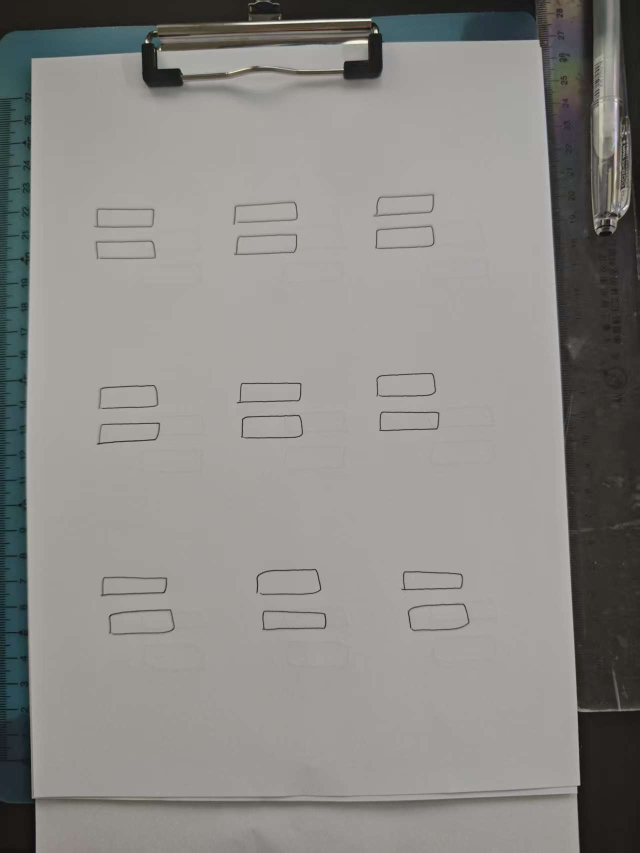
#> input picture docs/diagnostics/V49_BASEONLY_DIRECTION_PHOTO_20260725.jpg, 1279 x 1706 px (shown at 1/2 size); its folder holds 7 pictures in this run
$ python analyze_v49_baseonly_direction_photo.py
#> lines starting #> are read from the running program, lines starting #| are printed output that depends on the picture; after the words box and inside, x2 and y2 are one past the last pixel; in counts of white or black regions, pixels touching at a corner belong together
### tools/analyze_v47_3x3_rect_photo.py
#!/usr/bin/env python3
"""Measure the nine V47 rectangles from one perspective photo."""

from __future__ import annotations

import json
import math
from pathlib import Path

import cv2
import numpy as np


ROOT = Path(__file__).resolve().parents[1]
PHOTO = ROOT / "docs" / "diagnostics" / "V47_3X3_RECT_PHOTO_20260725.jpg"
OUTPUT_JSON = (
    ROOT / "docs" / "diagnostics" / "V47_3X3_RECT_PHOTO_ANALYSIS.json"
)
OUTPUT_RECTIFIED = (
    ROOT / "docs" / "diagnostics" / "V47_3X3_RECT_RECTIFIED.png"
)
OUTPUT_ANNOTATED = (
    ROOT / "docs" / "diagnostics" / "V47_3X3_RECT_ANALYZED.png"
)

PX_PER_MM = 5.0
WARP_WIDTH = round(210.0 * PX_PER_MM)
WARP_HEIGHT = round(297.0 * PX_PER_MM)

# The transparent ruler hides most of the right paper edge.  These four
# endpoints are the visible A4 boundary intersections in this photo.
PHOTO_PAGE_CORNERS = np.float32(
    [
        [105.0, 166.0],
        [1052.0, 166.0],
        [1024.0, 1564.0],
        [81.0, 1564.0],
    ]
)
WARP_PAGE_CORNERS = np.float32(
    [
        [0.0, 0.0],
        [WARP_WIDTH - 1.0, 0.0],
        [WARP_WIDTH - 1.0, WARP_HEIGHT - 1.0],
        [0.0, WARP_HEIGHT - 1.0],
    ]
)

COLUMNS = (("LEFT", 50.0), ("CENTER", 105.0), ("RIGHT", 160.0))
ROWS = (("TOP", 205.0), ("MIDDLE", 130.0), ("BOTTOM", 55.0))
RECT_WIDTH_MM = 30.0
RECT_HEIGHT_MM = 20.0


def expected_pixel(point_mm: tuple[float, float]) -> tuple[float, float]:
    return point_mm[0] * PX_PER_MM, (297.0 - point_mm[1]) * PX_PER_MM


def robust_polyfit(
    independent: np.ndarray,
    dependent: np.ndarray,
) -> tuple[np.ndarray, np.ndarray]:
    keep = np.ones(len(independent), dtype=bool)
    for _ in range(4):
        coefficients = np.polyfit(independent[keep], dependent[keep], 1)
        residual = dependent - np.polyval(coefficients, independent)
        center = np.median(residual[keep])
        deviation = np.median(np.abs(residual[keep] - center))
        limit = max(2.0, 3.5 * 1.4826 * deviation)
        keep = np.abs(residual - center) <= limit
    return coefficients, keep


def make_ink_mask(gray: np.ndarray) -> np.ndarray:
    """Find thin pen strokes while rejecting slow paper/lighting gradients."""
    background = cv2.GaussianBlur(gray, (0, 0), 11.0)
    contrast = background.astype(np.int16) - gray.astype(np.int16)
    return np.logical_and(contrast >= 5, gray <= 205)


def strongest_projection_peak(
    projection: np.ndarray,
    start: int,
    stop: int,
) -> float:
    values = projection[start:stop]
    if len(values) == 0:
        raise AssertionError("empty projection search range")
    peak = start + int(np.argmax(values))
    lo = max(start, peak - 2)
    hi = min(stop, peak + 3)
    weights = projection[lo:hi].astype(np.float64)
    if float(np.sum(weights)) <= 0.0:
        raise AssertionError("no ink in projection search range")
    coordinates = np.arange(lo, hi, dtype=np.float64)
    return float(np.sum(coordinates * weights) / np.sum(weights))


# [35 lines left out: function locate_rectangle, not called in this run]


def trace_horizontal(
    ink: np.ndarray,
    left_x: float,
    right_x: float,
    expected_y: float,
) -> np.ndarray:
    # Trim corners so the vertical strokes cannot be selected.  This also
    # excludes the bottom-row travel/connection line outside each rectangle.
    x0 = round(left_x + 8.0)
    x1 = round(right_x - 8.0)
    band = 14
    y0 = max(0, round(expected_y - band))
    y1 = min(ink.shape[0], round(expected_y + band + 1))
    local = ink[y0:y1, x0 : x1 + 1]
    points = []
    for column, x in enumerate(range(x0, x1 + 1)):
        values = local[:, column]
        candidates = np.flatnonzero(values)
        if len(candidates) == 0:
            continue
        y_candidates = y0 + candidates
        closest = int(
            y_candidates[np.argmin(np.abs(y_candidates - expected_y))]
        )
        points.append((float(x), float(closest)))
    result = np.asarray(points, dtype=np.float64)
    if len(result) < 50:
        raise AssertionError(
            "not enough horizontal edge pixels "
            f"left_x={left_x:.1f} right_x={right_x:.1f} "
            f"expected_y={expected_y:.1f} count={len(result)}"
        )
    _, keep = robust_polyfit(result[:, 0], result[:, 1])
    return result[keep]


def trace_vertical(
    ink: np.ndarray,
    expected_x: float,
    top_y: float,
    bottom_y: float,
    min_points: int = 35,
) -> np.ndarray:
    y0 = round(top_y + 8.0)
    y1 = round(bottom_y - 8.0)
    band = 14
    x0 = max(0, round(expected_x - band))
    x1 = min(ink.shape[1], round(expected_x + band + 1))
    local = ink[y0 : y1 + 1, x0:x1]
    points = []
    for row, y in enumerate(range(y0, y1 + 1)):
        values = local[row, :]
        candidates = np.flatnonzero(values)
        if len(candidates) == 0:
            continue
        x_candidates = x0 + candidates
        closest = int(
            x_candidates[np.argmin(np.abs(x_candidates - expected_x))]
        )
        points.append((float(closest), float(y)))
    result = np.asarray(points, dtype=np.float64)
    if len(result) < min_points:
        raise AssertionError(
            "not enough vertical edge pixels "
            f"expected_x={expected_x:.1f} top_y={top_y:.1f} "
            f"bottom_y={bottom_y:.1f} count={len(result)}"
        )
    _, keep = robust_polyfit(result[:, 1], result[:, 0])
    return result[keep]


# [4 lines left out: function transform_points, not called in this run]


def line_fit(
    points: np.ndarray,
    horizontal: bool,
) -> tuple[np.ndarray, float, float]:
    if horizontal:
        independent = points[:, 0]
        dependent = points[:, 1]
    else:
        independent = points[:, 1]
        dependent = points[:, 0]
    coefficients, keep = robust_polyfit(independent, dependent)
    residual = dependent[keep] - np.polyval(
        coefficients, independent[keep]
    )
    return (
        coefficients,
        float(np.percentile(np.abs(residual), 95.0) / PX_PER_MM),
        float(np.max(np.abs(residual)) / PX_PER_MM),
    )


def intersection(
    horizontal: np.ndarray,
    vertical: np.ndarray,
) -> np.ndarray:
    # y = a*x + b; x = c*y + d
    a, b = horizontal
    c, d = vertical
    denominator = 1.0 - a * c
    y = (a * d + b) / denominator
    x = c * y + d
    return np.asarray((x, y), dtype=np.float64)


def measure_rectangle(
    traces: dict[str, np.ndarray],
) -> tuple[dict, dict[str, np.ndarray]]:
    top_fit, top_curve95, top_curve_max = line_fit(
        traces["top"], horizontal=True
    )
    bottom_fit, bottom_curve95, bottom_curve_max = line_fit(
        traces["bottom"], horizontal=True
    )
    left_fit, left_curve95, left_curve_max = line_fit(
        traces["left"], horizontal=False
    )
    right_fit, right_curve95, right_curve_max = line_fit(
        traces["right"], horizontal=False
    )
    corners = {
        "top_left": intersection(top_fit, left_fit),
        "top_right": intersection(top_fit, right_fit),
        "bottom_right": intersection(bottom_fit, right_fit),
        "bottom_left": intersection(bottom_fit, left_fit),
    }
    width_top = np.linalg.norm(corners["top_right"] - corners["top_left"])
    width_bottom = np.linalg.norm(
        corners["bottom_right"] - corners["bottom_left"]
    )
    height_left = np.linalg.norm(
        corners["bottom_left"] - corners["top_left"]
    )
    height_right = np.linalg.norm(
        corners["bottom_right"] - corners["top_right"]
    )
    horizontal_angle = math.degrees(
        math.atan((top_fit[0] + bottom_fit[0]) / 2.0)
    )
    vertical_angle = math.degrees(
        math.atan((left_fit[0] + right_fit[0]) / 2.0)
    )
    orthogonality_error = abs(horizontal_angle + vertical_angle)
    curve95 = {
        "top": top_curve95,
        "right": right_curve95,
        "bottom": bottom_curve95,
        "left": left_curve95,
    }
    curve_max = {
        "top": top_curve_max,
        "right": right_curve_max,
        "bottom": bottom_curve_max,
        "left": left_curve_max,
    }
    result = {
        "width_top_mm": float(width_top / PX_PER_MM),
        "width_bottom_mm": float(width_bottom / PX_PER_MM),
        "width_mean_mm": float((width_top + width_bottom) / 2.0 / PX_PER_MM),
        "height_left_mm": float(height_left / PX_PER_MM),
        "height_right_mm": float(height_right / PX_PER_MM),
        "height_mean_mm": float(
            (height_left + height_right) / 2.0 / PX_PER_MM
        ),
        "horizontal_angle_deg": horizontal_angle,
        "vertical_shear_deg": vertical_angle,
        "orthogonality_error_deg": orthogonality_error,
        "edge_curve95_mm": curve95,
        "edge_curve_max_mm": curve_max,
        "edge_curve95_worst_mm": max(curve95.values()),
        "edge_curve_max_worst_mm": max(curve_max.values()),
        "corners_rectified_px": {
            name: [float(value) for value in point]
            for name, point in corners.items()
        },
    }
    fits = {
        "top": top_fit,
        "bottom": bottom_fit,
        "left": left_fit,
        "right": right_fit,
    }
    return result, fits


# [190 lines left out: function main, not called in this run]


# [2 lines that do not run on import are left out]

### tools/analyze_v48_cw_ccw_rect_photo.py
#!/usr/bin/env python3
"""Measure the V48 CW/CCW rectangle pairs from one A4 photo."""

from __future__ import annotations

import json
from pathlib import Path

import cv2
import numpy as np

from analyze_v47_3x3_rect_photo import (
    PX_PER_MM,
    WARP_HEIGHT,
    WARP_PAGE_CORNERS,
    WARP_WIDTH,
    expected_pixel,
    make_ink_mask,
    measure_rectangle,
    strongest_projection_peak,
    trace_horizontal,
    trace_vertical,
)


ROOT = Path(__file__).resolve().parents[1]
PHOTO = (
    ROOT
    / "docs"
    / "diagnostics"
    / "V48_CW_CCW_RECT_PHOTO_20260725.png"
)
OUTPUT_JSON = (
    ROOT / "docs" / "diagnostics" / "V48_CW_CCW_RECT_PHOTO_ANALYSIS.json"
)
OUTPUT_RECTIFIED = (
    ROOT / "docs" / "diagnostics" / "V48_CW_CCW_RECT_RECTIFIED.png"
)
OUTPUT_ANNOTATED = (
    ROOT / "docs" / "diagnostics" / "V48_CW_CCW_RECT_ANALYZED.png"
)

# Main-sheet corners in the submitted PNG.  The lower white strip belongs to
# the sheet underneath and is intentionally excluded.
PHOTO_PAGE_CORNERS = np.float32(
    [
        [138.0, 105.0],
        [1152.0, 124.0],
        [1144.0, 1591.0],
        [98.0, 1558.0],
    ]
)

COLUMNS = (("LEFT", 50.0), ("CENTER", 105.0), ("RIGHT", 160.0))
ROWS = (("TOP", 205.0), ("MIDDLE", 130.0), ("BOTTOM", 55.0))
RECT_WIDTH_MM = 24.0
RECT_HEIGHT_MM = 8.0
PAIR_OFFSET_Y_MM = 7.0


def projection_peaks(
    projection: np.ndarray,
    count: int,
    minimum_separation: int,
) -> list[float]:
    smoothed = np.convolve(
        projection.astype(np.float64),
        np.asarray([0.2, 0.6, 0.2]),
        mode="same",
    )
    candidates = []
    work = smoothed.copy()
    for _ in range(count):
        peak = int(np.argmax(work))
        if work[peak] <= 0.0:
            raise AssertionError("not enough projection peaks")
        lo = max(0, peak - 2)
        hi = min(len(projection), peak + 3)
        weights = projection[lo:hi].astype(np.float64)
        coordinates = np.arange(lo, hi, dtype=np.float64)
        if float(np.sum(weights)) <= 0.0:
            value = float(peak)
        else:
            value = float(
                np.sum(coordinates * weights) / np.sum(weights)
            )
        candidates.append(value)
        suppress_lo = max(0, peak - minimum_separation)
        suppress_hi = min(len(work), peak + minimum_separation + 1)
        work[suppress_lo:suppress_hi] = 0.0
    return sorted(candidates)


def locate_pair(
    ink: np.ndarray,
    expected_center_x: float,
    expected_zone_y: float,
) -> dict[str, dict[str, float]]:
    # The stale V5 map shifts the left-column shapes by more than 10 mm.
    half_width = round(28.0 * PX_PER_MM)
    half_height = round(20.0 * PX_PER_MM)
    x0 = max(0, round(expected_center_x - half_width))
    x1 = min(ink.shape[1], round(expected_center_x + half_width))
    y0 = max(0, round(expected_zone_y - half_height))
    y1 = min(ink.shape[0], round(expected_zone_y + half_height))
    roi = ink[y0:y1, x0:x1]
    horizontal_edges = [
        y0 + value
        for value in projection_peaks(
            roi.sum(axis=1), count=4, minimum_separation=12
        )
    ]
    rectangles = {
        "CCW": {
            "top": horizontal_edges[0],
            "bottom": horizontal_edges[1],
        },
        "CW": {
            "top": horizontal_edges[2],
            "bottom": horizontal_edges[3],
        },
    }
    split_x = max(1, min(x1 - x0 - 1, round(expected_center_x) - x0))
    for edges in rectangles.values():
        top = round(edges["top"] + 6.0)
        bottom = round(edges["bottom"] - 6.0)
        vertical_projection = ink[top:bottom, x0:x1].sum(axis=0)
        edges["left"] = x0 + strongest_projection_peak(
            vertical_projection, 0, split_x
        )
        edges["right"] = x0 + strongest_projection_peak(
            vertical_projection, split_x, x1 - x0
        )
    return rectangles


def motion_direction(rectangle_direction: str, side: str) -> str:
    if rectangle_direction == "CCW":
        return {
            "bottom": "+X",
            "right": "+Y",
            "top": "-X",
            "left": "-Y",
        }[side]
    return {
        "left": "+Y",
        "top": "+X",
        "right": "-Y",
        "bottom": "-X",
    }[side]


# [209 lines left out: function main, not called in this run]


# [2 lines that do not run on import are left out]

### tools/analyze_v49_baseonly_direction_photo.py
#!/usr/bin/env python3
"""Measure the V49 base-only checkerboard direction test photo."""

from __future__ import annotations

import json
from pathlib import Path

import cv2
import numpy as np

from analyze_v47_3x3_rect_photo import (
    WARP_HEIGHT,
    WARP_PAGE_CORNERS,
    WARP_WIDTH,
    expected_pixel,
    make_ink_mask,
    measure_rectangle,
    trace_horizontal,
    trace_vertical,
)
from analyze_v48_cw_ccw_rect_photo import (
    COLUMNS,
    PAIR_OFFSET_Y_MM,
    RECT_HEIGHT_MM,
    RECT_WIDTH_MM,
    ROWS,
    locate_pair,
    motion_direction,
)


ROOT = Path(__file__).resolve().parents[1]
PHOTO = (
    ROOT
    / "docs"
    / "diagnostics"
    / "V49_BASEONLY_DIRECTION_PHOTO_20260725.jpg"
)
OUTPUT_JSON = (
    ROOT
    / "docs"
    / "diagnostics"
    / "V49_BASEONLY_DIRECTION_PHOTO_ANALYSIS.json"
)
OUTPUT_RECTIFIED = (
    ROOT
    / "docs"
    / "diagnostics"
    / "V49_BASEONLY_DIRECTION_RECTIFIED.png"
)
OUTPUT_ANNOTATED = (
    ROOT
    / "docs"
    / "diagnostics"
    / "V49_BASEONLY_DIRECTION_ANALYZED.png"
)

# The submitted image contains rulers on both sides.  These points follow the
# main white sheet, not the rulers or the extra sheet visible below it.
PHOTO_PAGE_CORNERS = np.float32(
    [
        [62.0, 160.0],
        [1068.0, 80.0],
        [1158.0, 1594.0],
        [63.0, 1594.0],
    ]
)


def placement_directions(
    row_index: int,
    column_index: int,
) -> dict[str, str]:
    if (row_index + column_index) % 2 == 0:
        return {"UPPER": "CCW", "LOWER": "CW"}
    return {"UPPER": "CW", "LOWER": "CCW"}


def main() -> None:
    image = cv2.imread(str(PHOTO))
#> image is the input picture: shape (1706, 1279, 3); mean B, G, R 134.3, 137.7, 139.6
    if image is None:
        raise FileNotFoundError(PHOTO)
    page_transform = cv2.getPerspectiveTransform(
        PHOTO_PAGE_CORNERS, WARP_PAGE_CORNERS
    )
    rectified = cv2.warpPerspective(
        image, page_transform, (WARP_WIDTH, WARP_HEIGHT)
    )
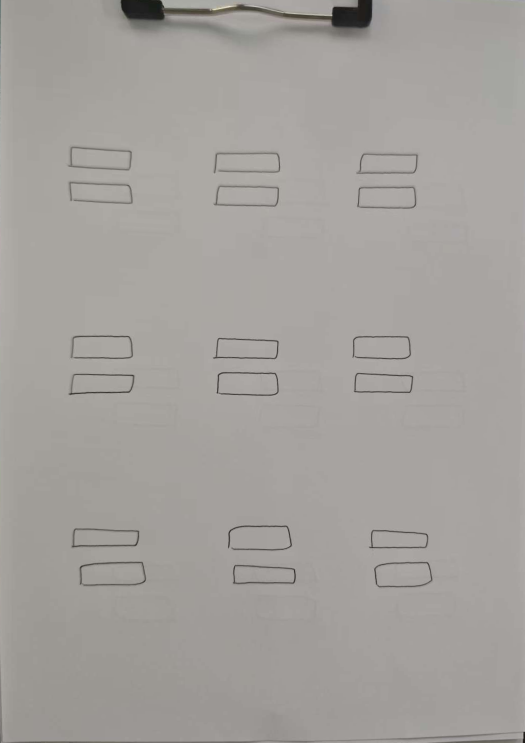
#> rectified: shape (1485, 1050, 3) (shown at 1/2 size); mean B, G, R 156.4, 160.2, 163.7
    cv2.imwrite(str(OUTPUT_RECTIFIED), rectified)
    gray = cv2.cvtColor(rectified, cv2.COLOR_BGR2GRAY)
    ink = make_ink_mask(gray)
#> in make_ink_mask, `background = cv2.GaussianBlur(gray, (0, 0), 11.0)`:
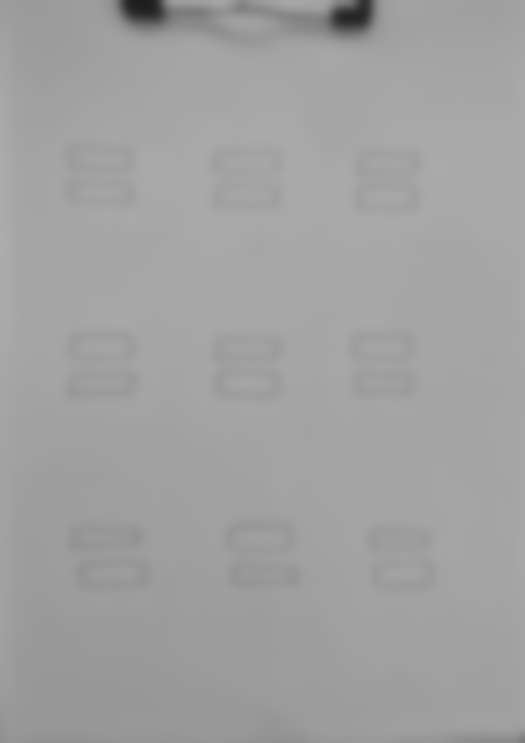
#> background: shape (1485, 1050) (shown at 1/2 size); min 29, max 172, mean 160.8
#> in make_ink_mask, `contrast = background.astype(np.int16) - gray.astype(np.int16)`:
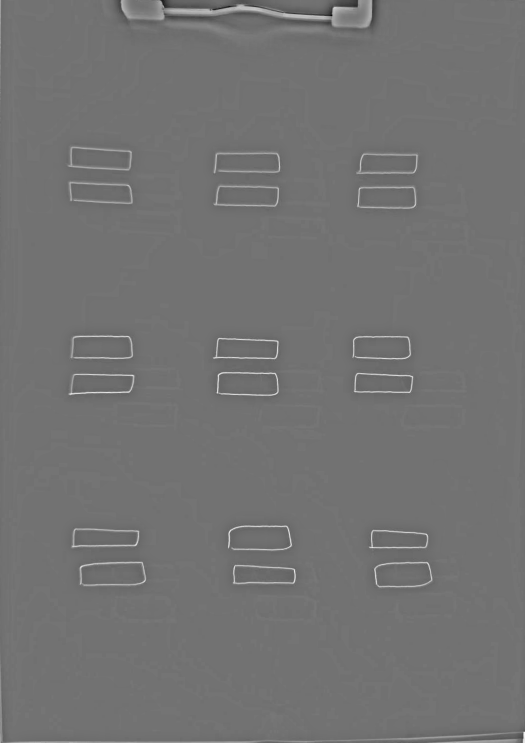
#> contrast: shape (1485, 1050) int16 (shown at 1/2 size); min -101, max 123, mean 0; drawn with min black and max white
#> in make_ink_mask, `return np.logical_and(contrast >= 5, gray <= 205)`:
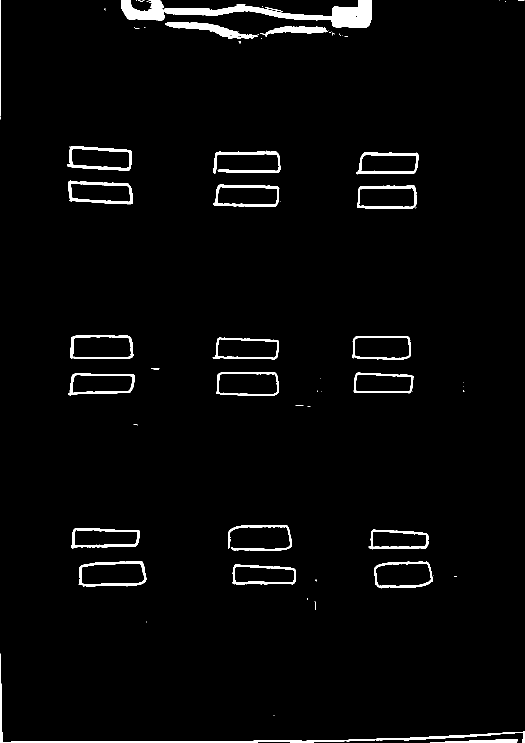
#> returned value: shape (1485, 1050) bool (shown at 1/2 size); 2.7% white; 77 white regions (48 under 20 px), largest, box (x1, y1, x2, y2) and area: (242, 0, 744, 56) 9580, (7, 1463, 1050, 1485) 3162, (330, 44, 515, 78) 2106

    annotated = rectified.copy()
    records = []
    colors = {"CCW": (220, 80, 30), "CW": (30, 60, 220)}
    index = 0
    for row_index, (row_name, center_y_mm) in enumerate(ROWS):
        for column_index, (column_name, center_x_mm) in enumerate(COLUMNS):
            center_x, zone_y = expected_pixel(
                (center_x_mm, center_y_mm)
            )
            # Removing the old residual moves this entire test roughly 21 mm
            # upward on the physical sheet.  The broad localizer follows that
            # common offset; measurements still use the A4 frame itself.
            old_labels = locate_pair(
                ink, center_x, zone_y - 21.0 * 5.0
            )
            located = {
                "UPPER": old_labels["CCW"],
                "LOWER": old_labels["CW"],
            }
            directions = placement_directions(row_index, column_index)
            for slot in ("UPPER", "LOWER"):
                index += 1
                direction = directions[slot]
                edges = located[slot]
                traces = {
                    "top": trace_horizontal(
                        ink,
                        edges["left"],
                        edges["right"],
                        edges["top"],
                    ),
                    "bottom": trace_horizontal(
                        ink,
                        edges["left"],
                        edges["right"],
                        edges["bottom"],
                    ),
                    "left": trace_vertical(
                        ink,
                        edges["left"],
                        edges["top"],
                        edges["bottom"],
                        min_points=10,
                    ),
                    "right": trace_vertical(
                        ink,
                        edges["right"],
                        edges["top"],
                        edges["bottom"],
                        min_points=10,
                    ),
                }
                measurement, _ = measure_rectangle(traces)
                expected_y = (
                    center_y_mm + PAIR_OFFSET_Y_MM
                    if slot == "UPPER"
                    else center_y_mm - PAIR_OFFSET_Y_MM
                )
                measurement.update(
                    {
                        "index": index,
                        "zone": f"{row_name}_{column_name}",
                        "row": row_name,
                        "column": column_name,
                        "vertical_slot": slot,
                        "direction": direction,
                        "center_paper_mm": [center_x_mm, expected_y],
                        "located_edges_rectified_px": edges,
                    }
                )
                records.append(measurement)
                for points in traces.values():
                    for point in points[::3]:
                        cv2.circle(
                            annotated,
                            (round(point[0]), round(point[1])),
                            1,
                            colors[direction],
                            -1,
                        )
#> this loop made 3 passes
#> pass 1, in locate_pair, `roi = ink[y0:y1, x0:x1]`:
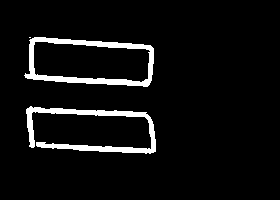
#> roi: shape (200, 280) bool; 5.8% white; 3 white regions (1 under 20 px), largest, box (x1, y1, x2, y2) and area: (24, 37, 154, 87) 1642, (26, 106, 156, 154) 1606
#> pass 1, in trace_horizontal, `local = ink[y0:y1, x0 : x1 + 1]`:
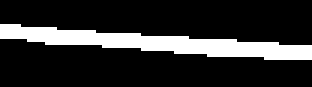
#> local: shape (29, 104) bool (shown 3 times larger); 17.9% white; 1 white region, box (x1, y1, x2, y2) and area: (0, 8, 104, 20) 540
#> after the loop, index = 18; records = 18 items
#> (the rest of the program and of its run is left out)
